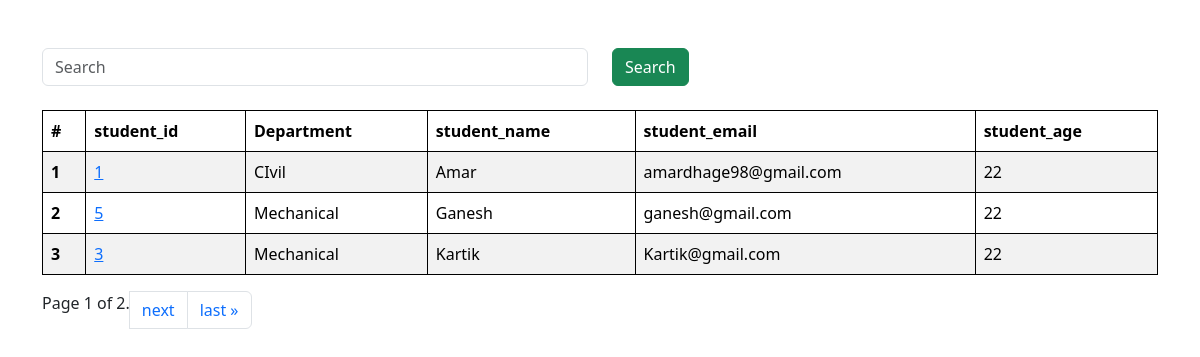
The page /students/ on the database its author committed.
### vege/models.py (models this page shows, shortened)
class Student(models.Model):
    department = models.ForeignKey(Department,related_name="depart",on_delete=models.CASCADE)
    student_id = models.OneToOneField(StudentID,related_name="studentid",on_delete=models.CASCADE)
    student_name = models.CharField(max_length=100)
    student_email = models.EmailField(unique=True)
    student_age = models.IntegerField(default=18)
    student_address = models.TextField()
    class Meta:
        ordering=['student_name']
        verbose_name="student"

class StudentID(models.Model):
    student_id = models.CharField(max_length=100)
    def __str__(self) -> str:
        return self.student_id

class Department(models.Model):
    department = models.CharField(max_length=100)
    class Meta:
        ordering = ['department']

### vege/views.py (the view, shortened to what this page needs)
# urls.py: path('students/',get_students ,name = "get_students"),
def get_students(request):
    queryset = Student.objects.all()
    paginator = Paginator(queryset, 3)  # Show 25 contacts per page.
    page_number = request.GET.get("page",1)
    page_obj = paginator.get_page(page_number)
    return render(request,'report/students.html',{'queryset': page_obj})

### vege/templates/report/students.html (shortened to what this page needs)
{% extends "base.html" %}
{% block start %}
<div class="container mt-5">
    <form class="mb-4">
    <div class="row">
        <div class="col-md-6">
            <input class="form-control" name="search" placeholder="Search">
        </div>
        <div class="col-md-6">
            <button class="btn btn-success">Search</button>
        </div>
    </div>
    </form>
    <table class="table table-striped">
        <thead>
          <tr>
            <th scope="col">#</th>
            <th scope="col">student_id</th>
            <th scope="col">Department</th>
            <th scope="col">student_name</th>
            <th scope="col">student_email</th>
            <th scope="col">student_age</th>
          </tr>
        </thead>
        <tbody>
            {% for student in queryset %}
          <tr>
            <th scope="row">{{forloop.counter}}</th>
            <td><a href="/see_marks/{{student.student_id}}">{{student.student_id}}</a></td>
            <td>{{student.department.department}}</td>
            <td>{{student.student_name}}</td>
            <td>{{student.student_email}}</td>
            <td>{{student.student_age}}</td>
          </tr>
          {% endfor %}
        </tbody>
      </table>
      <ul class="pagination">
            <span class="current">
                Page {{ queryset.number }} of {{ queryset.paginator.num_pages }}.
            </span>
            {% if queryset.has_next %}
                <li class="page-item"><a class="page-link" href="?page={{ queryset.next_page_number }}">next</a></li>
                <li class="page-item"><a class="page-link" href="?page={{ queryset.paginator.num_pages }}">last &raquo;</a></li>
            {% endif %}
    </ul>
</div>
{% endblock %}

### home/templates/base.html (shortened to what this page needs)
<!DOCTYPE html>
<html lang="en">
<head>
    <link href="https://cdn.jsdelivr.net/npm/bootstrap@5.3.2/dist/css/bootstrap.min.css" rel="stylesheet">
</head>
<body>
      {% block start %}
      {% endblock %}
</body>
</html>

### home/templates/base.html (style rules this page uses)
table,th,td { border:1px solid black; }

### rows shown on the page
Student: student_id "1", department.department "CIvil", student_name "Amar", student_email "amardhage98@gmail.com", student_age "22"
Student: student_id "5", department.department "Mechanical", student_name "Ganesh", student_email "ganesh@gmail.com", student_age "22"
Student: student_id "3", department.department "Mechanical", student_name "Kartik", student_email "Kartik@gmail.com", student_age "22"

### other values the page prints
{{ queryset.number }} "1"
{{ queryset.paginator.num_pages }} "2"
